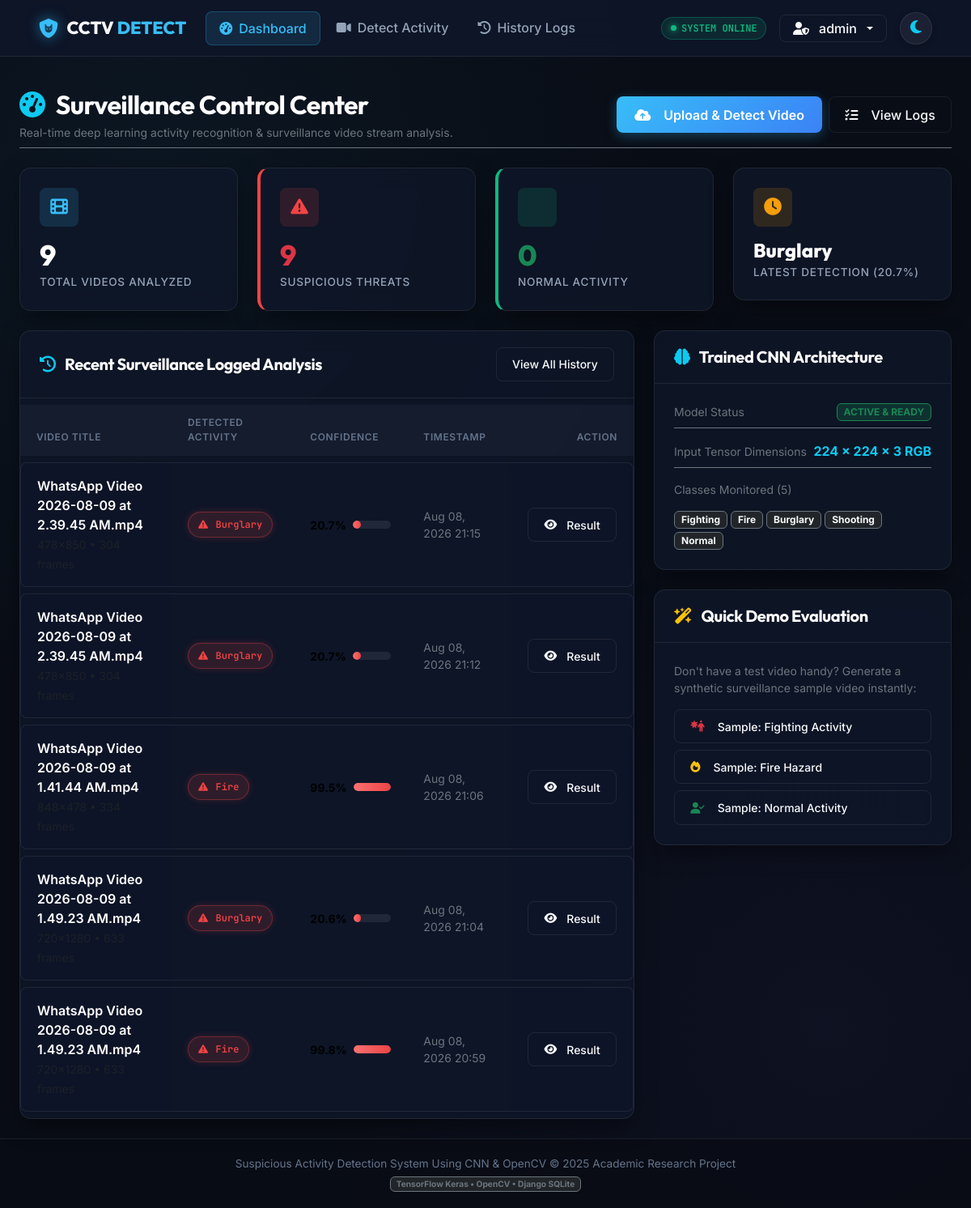
The page /dashboard/ (signed in) on the database its author committed.
### detection/models.py (models this page shows, shortened)
class Detection(models.Model):
    user = models.ForeignKey(User, on_delete=models.CASCADE, related_name='detections', null=True, blank=True)
    title = models.CharField(max_length=255, help_text="Filename or custom title")
    uploaded_video = models.FileField(upload_to='uploads/%Y/%m/%d/')
    processed_video = models.FileField(upload_to='processed/%Y/%m/%d/', null=True, blank=True)
    activity = models.CharField(max_length=100, default='Normal')
    confidence = models.FloatField(default=0.0, help_text="Percentage confidence score")
    is_suspicious = models.BooleanField(default=False)
    total_frames = models.IntegerField(default=0)
    sampled_frames = models.IntegerField(default=0)
    fps = models.FloatField(default=30.0)
    resolution = models.CharField(max_length=50, blank=True, default='')
    processing_time_sec = models.FloatField(default=0.0)
    created_at = models.DateTimeField(auto_now_add=True)
    updated_at = models.DateTimeField(auto_now=True)
    class Meta:
        ordering = ['-created_at']
        verbose_name = 'Activity Detection'
        verbose_name_plural = 'Activity Detections'
    @property
    def badge_color(self):
        if self.activity.upper() in ['FIGHTING', 'FIRE', 'BURGLARY', 'ROBBERY', 'SHOOTING', 'WEAPON']:
            return 'danger'
        elif self.activity.upper() in ['NORMAL']:
            return 'success'
        return 'warning'

### detection/views.py (the view)
# urls.py: path('dashboard/', views.dashboard_view, name='dashboard'),
@login_required
def dashboard_view(request):
    stats = get_dashboard_statistics()
    recent_detections = Detection.objects.all()[:5]
    model_info = cnn_model_instance.get_summary_info()
    context = {
        'stats': stats,
        'recent_detections': recent_detections,
        'model_info': model_info,
        'active_page': 'dashboard',
    }
    return render(request, 'detection/dashboard.html', context)

### detection/cnn_model.py (called while the page is built)
    def get_summary_info(self):
        return {
            'is_loaded': self.is_loaded,
            'input_shape': self.input_shape,
            'output_classes': self.output_classes,
            'class_count': len(self.output_classes),
            'model_path': MODEL_PATH,
        }

### detection/utils.py (called while the page is built)
def get_dashboard_statistics():
    all_detections = Detection.objects.all()
    total_count = all_detections.count()
    suspicious_count = all_detections.filter(is_suspicious=True).count()
    normal_count = all_detections.filter(is_suspicious=False).count()
    latest = all_detections.first()
    activity_counts = {}
    for d in all_detections:
        activity_counts[d.activity] = activity_counts.get(d.activity, 0) + 1
    return {
        'total_count': total_count,
        'suspicious_count': suspicious_count,
        'normal_count': normal_count,
        'latest': latest,
        'activity_breakdown': activity_counts,
    }

### detection/templates/detection/dashboard.html (shortened to what this page needs)
{% extends 'detection/base.html' %}
{% block content %}
<div class="container-fluid px-4 py-4">
    <div class="d-flex flex-wrap align-items-center justify-content-between mb-4 pb-2 border-bottom border-secondary">
        <div>
            <h2 class="font-heading text-white mb-1"><i class="fa-solid fa-gauge-high text-info me-2"></i> Surveillance Control Center</h2>
            <p class="text-secondary small mb-0">Real-time deep learning activity recognition & surveillance video stream analysis.</p>
        </div>
        <div class="d-flex gap-2 mt-3 mt-md-0">
            <a href="{% url 'detect' %}" class="btn btn-cyber">
                <i class="fa-solid fa-cloud-arrow-up me-2"></i> Upload & Detect Video
            </a>
            <a href="{% url 'history' %}" class="btn btn-outline-cyber">
                <i class="fa-solid fa-list-check me-2"></i> View Logs
            </a>
        </div>
    </div>
    <div class="row g-4 mb-4">
        <div class="col-12 col-sm-6 col-xl-3">
            <div class="glass-card stat-card">
                <div class="stat-icon primary">
                    <i class="fa-solid fa-film"></i>
                </div>
                <div class="stat-value text-white">{{ stats.total_count }}</div>
                <div class="stat-label">Total Videos Analyzed</div>
            </div>
        </div>
        <div class="col-12 col-sm-6 col-xl-3">
            <div class="glass-card stat-card" style="border-left: 4px solid var(--danger-red);">
                <div class="stat-icon danger">
                    <i class="fa-solid fa-triangle-exclamation"></i>
                </div>
                <div class="stat-value text-danger">{{ stats.suspicious_count }}</div>
                <div class="stat-label">Suspicious Threats</div>
            </div>
        </div>
        <div class="col-12 col-sm-6 col-xl-3">
            <div class="glass-card stat-card" style="border-left: 4px solid var(--success-green);">
                <div class="stat-icon success">
                </div>
                <div class="stat-value text-success">{{ stats.normal_count }}</div>
                <div class="stat-label">Normal Activity</div>
            </div>
        </div>
        <div class="col-12 col-sm-6 col-xl-3">
            <div class="glass-card stat-card">
                <div class="stat-icon warning">
                    <i class="fa-solid fa-clock"></i>
                </div>
                {% if stats.latest %}
                    <div class="stat-value text-white fs-4 mb-1 text-truncate">{{ stats.latest.activity }}</div>
                    <div class="stat-label">Latest Detection ({{ stats.latest.confidence|floatformat:1 }}%)</div>
                {% else %}
                    <div class="stat-value text-muted fs-4 mb-1">No Data</div>
                    <div class="stat-label">Latest Activity</div>
                {% endif %}
            </div>
        </div>
    </div>
    <div class="row g-4">
        <div class="col-12 col-lg-8">
            <div class="glass-card">
                <div class="glass-card-header">
                    <h5 class="font-heading mb-0 text-white"><i class="fa-solid fa-clock-rotate-left me-2 text-info"></i> Recent Surveillance Logged Analysis</h5>
                    <a href="{% url 'history' %}" class="btn btn-sm btn-outline-cyber">View All History</a>
                </div>
                <div class="glass-card-body p-0">
                    <div class="table-responsive">
                        <table class="table table-cyber mb-0">
                            <thead>
                                <tr>
                                    <th>Video Title</th>
                                    <th>Detected Activity</th>
                                    <th>Confidence</th>
                                    <th>Timestamp</th>
                                    <th class="text-end">Action</th>
                                </tr>
                            </thead>
                            <tbody>
                                {% for detection in recent_detections %}
                                <tr>
                                    <td>
                                        <div class="fw-semibold text-white">{{ detection.title }}</div>
                                        <span class="text-muted small font-mono">{{ detection.resolution }} • {{ detection.total_frames }} frames</span>
                                    </td>
                                    <td>
                                        <span class="badge-cyber {{ detection.badge_color }}">
                                            <i class="fa-solid {% if detection.is_suspicious %}fa-triangle-exclamation{% else %}fa-check{% endif %} me-1"></i>
                                            {{ detection.activity }}
                                        </span>
                                    </td>
                                    <td style="width: 140px;">
                                        <div class="d-flex align-items-center gap-2">
                                            <span class="small font-mono fw-bold">{{ detection.confidence|floatformat:1 }}%</span>
                                            <div class="confidence-bar-wrapper flex-grow-1">
                                                <div class="confidence-bar-fill {{ detection.badge_color }}" style="width: {{ detection.confidence }}%;"></div>
                                            </div>
                                        </div>
                                    </td>
                                    <td class="text-secondary small font-mono">
                                        {{ detection.created_at|date:"M d, Y H:i" }}
                                    </td>
                                    <td class="text-end">
                                        <a href="{% url 'result' detection.pk %}" class="btn btn-sm btn-outline-cyber">
                                            <i class="fa-solid fa-eye me-1"></i> Result
                                        </a>
                                    </td>
                                </tr>
                                {% empty %}
                                <tr>
                                    <td colspan="5" class="text-center py-4 text-muted">
                                        <i class="fa-solid fa-film mb-2 fs-3 d-block"></i> No video detections recorded yet. Upload a video to analyze!
                                    </td>
                                </tr>
                                {% endfor %}
                            </tbody>
                        </table>
                    </div>
                </div>
            </div>
        </div>
        <div class="col-12 col-lg-4">
            <div class="glass-card mb-4">
                <div class="glass-card-header">
                    <h5 class="font-heading mb-0 text-white"><i class="fa-solid fa-brain me-2 text-info"></i> Trained CNN Architecture</h5>
                </div>
                <div class="glass-card-body">
                    <div class="d-flex align-items-center justify-content-between mb-3 pb-2 border-bottom border-secondary">
                        <span class="text-secondary small">Model Status</span>
                        <span class="badge bg-success bg-opacity-25 text-success border border-success font-mono">ACTIVE & READY</span>
                    </div>
                    <div class="d-flex align-items-center justify-content-between mb-3 pb-2 border-bottom border-secondary">
                        <span class="text-secondary small">Input Tensor Dimensions</span>
                        <span class="font-mono text-info fw-bold">{{ model_info.input_shape.0 }} × {{ model_info.input_shape.1 }} × {{ model_info.input_shape.2 }} RGB</span>
                    </div>
                    <div class="d-flex align-items-center justify-content-between mb-3">
                        <span class="text-secondary small">Classes Monitored ({{ model_info.class_count }})</span>
                    </div>
                    <div class="d-flex flex-wrap gap-1">
                        {% for cls in model_info.output_classes %}
                            <span class="badge bg-dark border border-secondary text-light font-mono px-2 py-1">{{ cls }}</span>
                        {% endfor %}
                    </div>
                </div>
            </div>
            <div class="glass-card">
                <div class="glass-card-header">
                    <h5 class="font-heading mb-0 text-white"><i class="fa-solid fa-wand-magic-sparkles me-2 text-warning"></i> Quick Demo Evaluation</h5>
                </div>
                <div class="glass-card-body">
                    <p class="text-secondary small mb-3">Don't have a test video handy? Generate a synthetic surveillance sample video instantly:</p>
                    <div class="d-grid gap-2">
                        <a href="{% url 'generate_demo_video' %}?type=Fighting" class="btn btn-sm btn-outline-cyber text-start">
                            <i class="fa-solid fa-person-burst text-danger me-2"></i> Sample: Fighting Activity
                        </a>
                        <a href="{% url 'generate_demo_video' %}?type=Fire" class="btn btn-sm btn-outline-cyber text-start">
                            <i class="fa-solid fa-fire text-warning me-2"></i> Sample: Fire Hazard
                        </a>
                        <a href="{% url 'generate_demo_video' %}?type=Normal" class="btn btn-sm btn-outline-cyber text-start">
                            <i class="fa-solid fa-user-check text-success me-2"></i> Sample: Normal Activity
                        </a>
                    </div>
                </div>
            </div>
        </div>
    </div>
</div>
{% endblock %}

### detection/templates/detection/base.html (shortened to what this page needs)
{% load static %}
<!DOCTYPE html>
<html lang="en">
<head>
    <link href="https://cdn.jsdelivr.net/npm/bootstrap@5.3.2/dist/css/bootstrap.min.css" rel="stylesheet">
    <link href="https://cdnjs.cloudflare.com/ajax/libs/font-awesome/6.4.2/css/all.min.css" rel="stylesheet">
    <link href="{% static 'detection/css/style.css' %}" rel="stylesheet">
</head>
<body>
    <nav class="navbar navbar-expand-lg navbar-custom sticky-top">
        <div class="container-fluid px-4">
            <a class="brand-logo" href="{% if user.is_authenticated %}{% url 'dashboard' %}{% else %}{% url 'landing' %}{% endif %}">
                <i class="fa-solid fa-shield-cat"></i>
                <span>CCTV <span style="color: var(--accent-cyan);">DETECT</span></span>
            </a>
            <div class="d-flex align-items-center gap-2 order-lg-last ms-auto ms-lg-3">
                <button id="theme-toggle-btn" class="theme-toggle-btn" type="button" aria-label="Toggle theme" title="Toggle Light/Dark Theme">
                    <i class="fa-solid fa-moon text-info" id="theme-toggle-icon"></i>
                </button>
            </div>
            {% if user.is_authenticated %}
            <div class="collapse navbar-collapse" id="navbarContent">
                <ul class="navbar-nav me-auto mb-2 mb-lg-0 ms-lg-4 gap-1">
                    <li class="nav-item">
                        <a class="nav-link-custom {% if active_page == 'dashboard' %}active{% endif %}" href="{% url 'dashboard' %}">
                            <i class="fa-solid fa-gauge-high"></i> Dashboard
                        </a>
                    </li>
                    <li class="nav-item">
                        <a class="nav-link-custom {% if active_page == 'detect' %}active{% endif %}" href="{% url 'detect' %}">
                            <i class="fa-solid fa-video"></i> Detect Activity
                        </a>
                    </li>
                    <li class="nav-item">
                        <a class="nav-link-custom {% if active_page == 'history' %}active{% endif %}" href="{% url 'history' %}">
                            <i class="fa-solid fa-clock-rotate-left"></i> History Logs
                        </a>
                    </li>
                </ul>
                <div class="d-flex align-items-center gap-3">
                    <div class="live-pulse">
                        <div class="pulse-dot"></div>
                        <span>SYSTEM ONLINE</span>
                    </div>
                    <div class="dropdown">
                        <button class="btn btn-outline-cyber dropdown-toggle py-1 px-3" type="button" data-bs-toggle="dropdown">
                            <i class="fa-solid fa-user-shield me-1"></i> {{ user.username }}
                        </button>
                    </div>
                </div>
            </div>
            {% endif %}
        </div>
    </nav>
    <main class="flex-grow-1">
        {% block content %}{% endblock %}
    </main>
    <footer class="footer-custom text-center">
        <div class="container">
            <p class="mb-1">Suspicious Activity Detection System Using CNN & OpenCV &copy; 2025 Academic Research Project</p>
            <span class="badge bg-dark border border-secondary text-secondary font-mono">TensorFlow Keras • OpenCV • Django SQLite</span>
        </div>
    </footer>
</body>
</html>

### rows shown on the page
Detection: latest.activity "Burglary", latest.confidence "20.7", title "WhatsApp Video 2026-08-09 at 2.39.45 AM.mp4", is_suspicious True (drawn), activity "Burglary", confidence "20.7", created_at "Aug 08, 2026 21:15"
Detection: title "WhatsApp Video 2026-08-09 at 2.39.45 AM.mp4", is_suspicious True (drawn), activity "Burglary", confidence "20.7", created_at "Aug 08, 2026 21:12"
Detection: title "WhatsApp Video 2026-08-09 at 1.41.44 AM.mp4", is_suspicious True (drawn), activity "Fire", confidence "99.5", created_at "Aug 08, 2026 21:06"
Detection: title "WhatsApp Video 2026-08-09 at 1.49.23 AM.mp4", is_suspicious True (drawn), activity "Burglary", confidence "20.6", created_at "Aug 08, 2026 21:04"
Detection: title "WhatsApp Video 2026-08-09 at 1.49.23 AM.mp4", is_suspicious True (drawn), activity "Fire", confidence "99.8", created_at "Aug 08, 2026 20:59"

### other values the page prints
{{ user.username }} "admin"
{{ stats.total_count }} "9"
{{ stats.suspicious_count }} "9"
{{ stats.normal_count }} "0"
{{ model_info.input_shape.0 }} "224"
{{ model_info.input_shape.1 }} "224"
{{ model_info.input_shape.2 }} "3"
{{ model_info.class_count }} "5"
{{ cls }} "Fighting" "Fire" "Burglary" "Shooting" "Normal"
